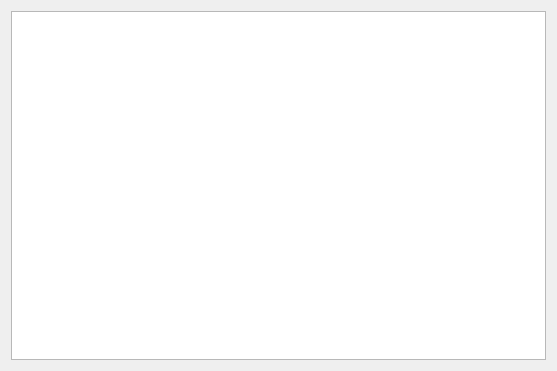
<?xml version="1.0" encoding="UTF-8"?>
<ui version="4.0">
 <class>WkfSA_DisplayPrefWidget</class>
 <widget class="QWidget" name="WkfSA_DisplayPrefWidget">
  <property name="geometry">
   <rect>
    <x>0</x>
    <y>0</y>
    <width>557</width>
    <height>371</height>
   </rect>
  </property>
  <property name="windowTitle">
   <string>SA Display Options</string>
  </property>
  <layout class="QVBoxLayout" name="verticalLayout">
   <item>
    <widget class="QTreeWidget" name="vectorTree">
     <attribute name="headerVisible">
      <bool>false</bool>
     </attribute>
     <column>
      <property name="text">
       <string notr="true">1</string>
      </property>
     </column>
    </widget>
   </item>
  </layout>
 </widget>
 <resources/>
 <connections/>
</ui>
